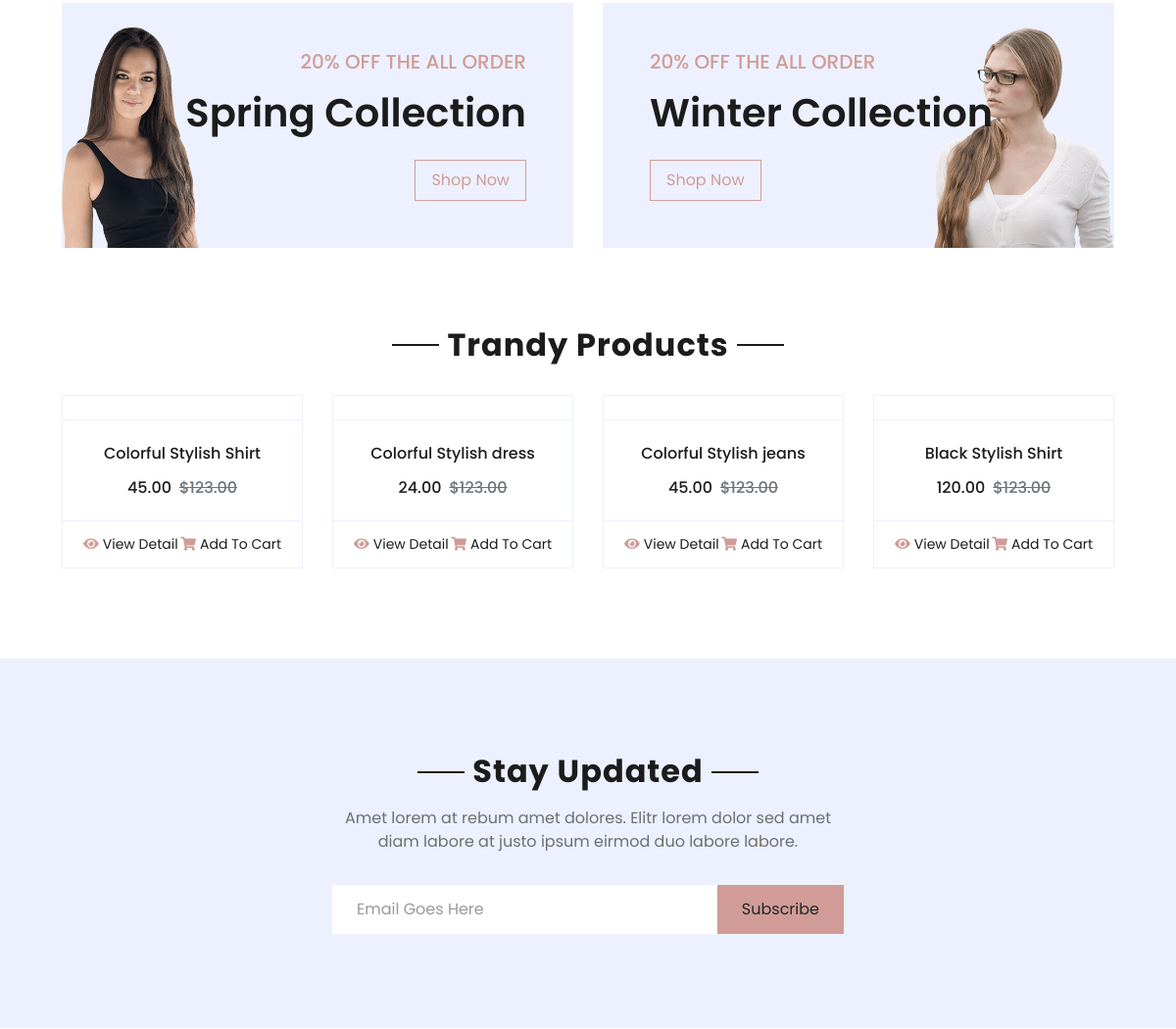
The app's page / (middle part), older data.
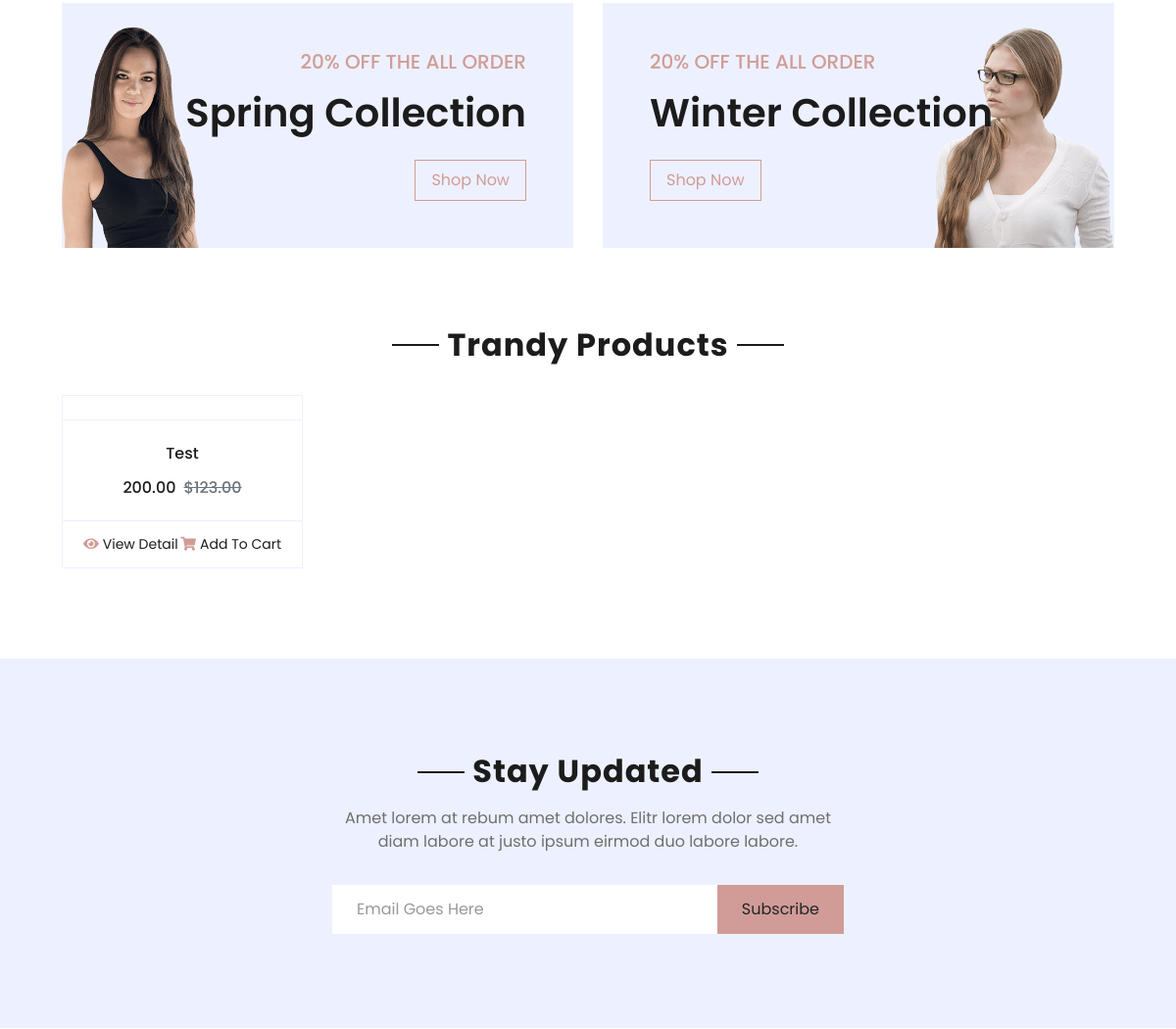
The same page, newer data.
### ProductsApp/models.py (models this page shows, shortened)
class Product(models.Model):
    name = models.CharField(max_length=100)
    category = models.ForeignKey(ProductCategory, on_delete=models.CASCADE)
    description = models.TextField(null=True)
    price = models.DecimalField(max_digits=10, decimal_places=2)
    qty = models.IntegerField()
    image = models.ImageField(upload_to='products/')
    color = models.CharField(max_length=50, null=True)
    size = models.CharField(max_length=10, null=True)

### MainApp/views.py (the view)
# urls.py: path('',views.index, name="index"),
def index(request):
    prod = Product.objects.all()
    return render(request,'index.html',{'prod': prod})

### CartApp/context_processors.py (called while the page is built)
def cart_total_quantity(request):
    total_quantity = 0
    if request.user.is_authenticated:
        cart_items = CartItem.objects.filter(user=request.user)
        total_quantity = cart_items.aggregate(Sum('quantity'))['quantity__sum'] or 0
    return {'total_quantity': total_quantity}

def wishlist_count(request):
    if request.user.is_authenticated:
        return {'wishlist_count': WishlistItem.objects.filter(user=request.user).count()}
    return {'wishlist_count': 0}

### templates/index.html (shortened to what the changed rows need)
{% extends 'base.html' %}
{% load static %}
{% block content %}
<!DOCTYPE html>
<html lang="en">
<head>
    <link href="https://cdnjs.cloudflare.com/ajax/libs/font-awesome/5.10.0/css/all.min.css" rel="stylesheet">
    <link href="{% static 'lib/owlcarousel/assets/owl.carousel.min.css' %}" rel="stylesheet">
    <link href="{% static 'css/style.css'%}" rel="stylesheet">
</head>
<body>
    <div class="container-fluid offer pt-5">
        <div class="row px-xl-5">
            <div class="col-md-6 pb-4">
                <div class="position-relative bg-secondary text-center text-md-right text-white mb-2 py-5 px-5">
                    <div class="position-relative" style="z-index: 1;">
                        <h1 class="mb-4 font-weight-semi-bold">Spring Collection</h1>
                    </div>
                </div>
            </div>
            <div class="col-md-6 pb-4">
                <div class="position-relative bg-secondary text-center text-md-left text-white mb-2 py-5 px-5">
                    <div class="position-relative" style="z-index: 1;">
                        <h1 class="mb-4 font-weight-semi-bold">Winter Collection</h1>
                    </div>
                </div>
            </div>
        </div>
    </div>
    <div class="container-fluid pt-5">
        <div class="text-center mb-4">
            <h2 class="section-title px-5"><span class="px-2">Trandy Products</span></h2>
        </div>
        <div class="row px-xl-5 pb-3">
            {% for pr in prod %}
            <div class="col-lg-3 col-md-6 col-sm-12 pb-1">
                <div class="card product-item border-0 mb-4">
                    <div class="card-header product-img position-relative overflow-hidden bg-transparent border p-0">
                    </div>
                    <div class="card-body border-left border-right text-center p-0 pt-4 pb-3">
                        <h6 class="text-truncate mb-3">{{pr.name}}</h6>
                        <div class="d-flex justify-content-center">
                            <h6>{{pr.price}}</h6><h6 class="text-muted ml-2"><del>$123.00</del></h6>
                        </div>
                    </div>
                    <div class="card-footer d-flex justify-content-between bg-light border">
                        <a href="{% url 'product_detail' pr.id %}" class="btn btn-sm text-dark p-0"><i class="fas fa-eye text-primary mr-1"></i>View Detail</a>
                        <a href="{% url 'CartApp:add_to_cart' product_id=pr.id %}" class="btn btn-sm text-dark p-0"><i class="fas fa-shopping-cart text-primary mr-1"></i>Add To Cart</a>
                    </div>
                </div>
            </div>
            {% endfor%}
        </div>
    </div>
    <div class="container-fluid bg-secondary my-5">
        <div class="row justify-content-md-center py-5 px-xl-5">
            <div class="col-md-6 col-12 py-5">
                <div class="text-center mb-2 pb-2">
                    <h2 class="section-title px-5 mb-3"><span class="bg-secondary px-2">Stay Updated</span></h2>
                </div>
            </div>
        </div>
    </div>
</body>
</html>
{% endblock content%}

Row changes from the older to the newer data that the page shows:
removed Product: name "Colorful Stylish dress", price "24.00"
removed Product: name "Colorful Stylish jeans", price "45.00"
removed Product: name "Black Stylish Shirt", price "120.00"
changed Product: name "Colorful Stylish Shirt" → "Test"; price "45.00" → "200.00"
